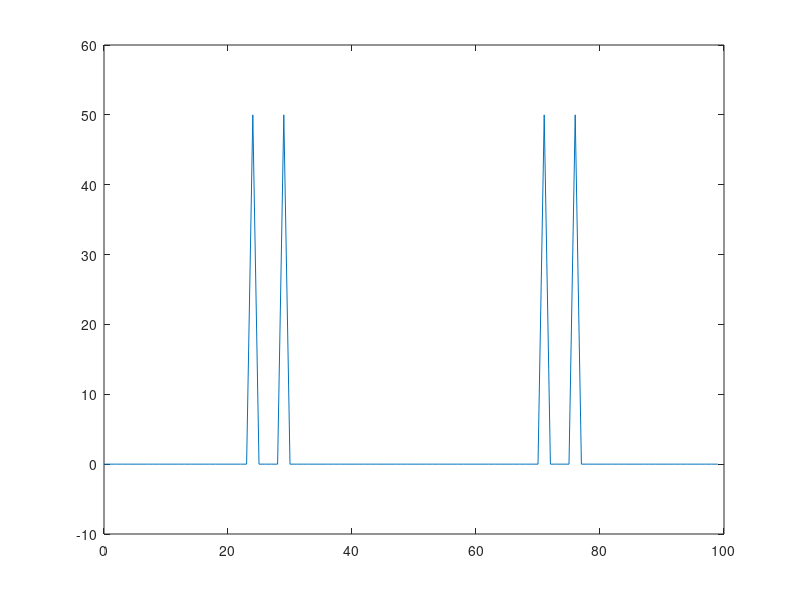
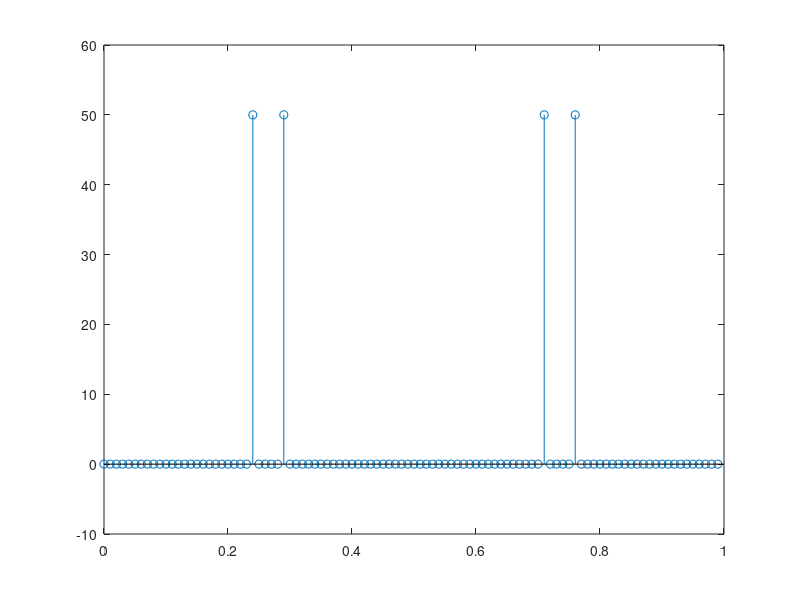

Write the MATLAB code that produced these figures, in order.
n = 0:100;
x = cos(0.48*pi*n) + cos(0.58*pi*n);
Xk = fft(x, 100);
figure(); n = 0:99; plot(n,Xk);
k = 0:99; f = k/100; figure(); stem(f, Xk);